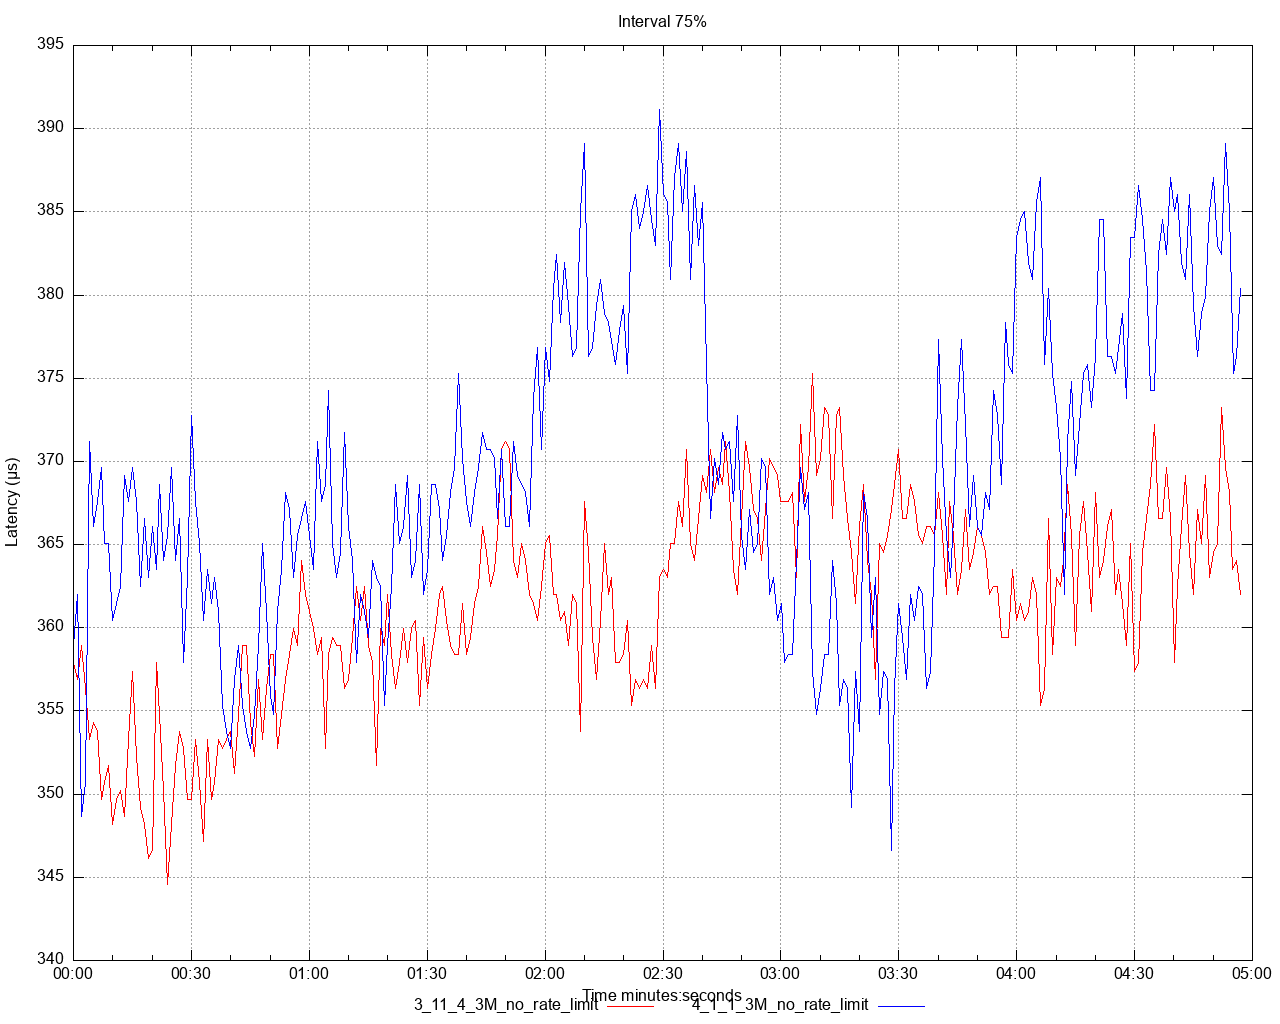

Recreate this plot in gnuplot.
set title 'Interval 75%' noenhanced
set style data lines
set datafile separator ","
set terminal png size 1280,1024
set grid
set key below
set xdata time
set timefmt "%s"
offset = 0
t0(x)=(offset=($0==0) ? x : offset, x - offset)
set xlabel 'Time minutes:seconds'
set ylabel 'Latency (μs)'
set output '/Users/ahmet.mircik/simulator/tests/report_3M_no_rate_limit/latency/latency_interval_75_get.png'
plot \
   '/Users/ahmet.mircik/simulator/tests/report_3M_no_rate_limit/data/latency_interval_75_get_1.data' using (t0(timecolumn(1))):2 title "3_11_4_3M_no_rate_limit" noenhanced lt rgb "red", \
   '/Users/ahmet.mircik/simulator/tests/report_3M_no_rate_limit/data/latency_interval_75_get_2.data' using (t0(timecolumn(1))):2 title "4_1_1_3M_no_rate_limit" noenhanced lt rgb "blue", \
